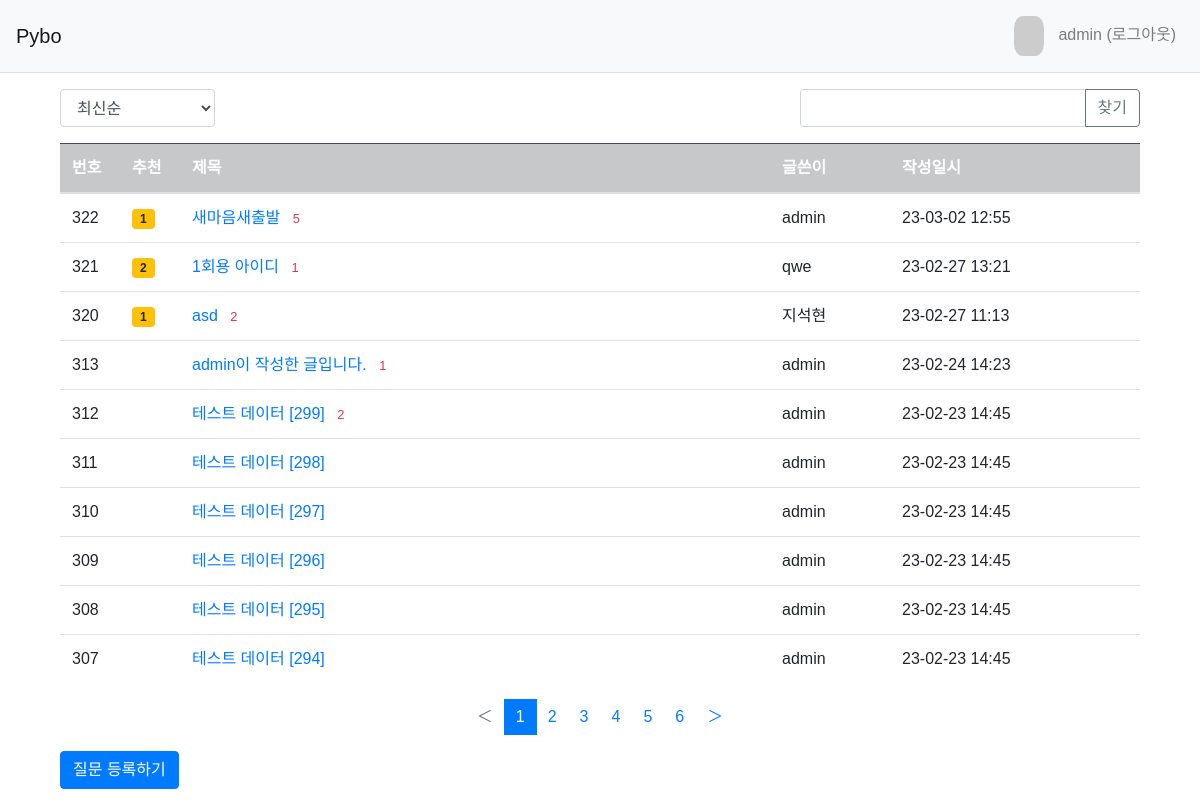
The app's page /pybo/ (signed in) with its own data.
### pybo/models.py (models this page shows, shortened)
class Question(models.Model):
    subject = models.CharField('제목', max_length=200, help_text="질문의 제목은 한줄로 작성해라")
    content = models.TextField('내용', help_text="침착하게 내용을 작성하세요")
    create_date = models.DateTimeField('작성일')
    modify_date = models.DateTimeField(null=True, blank=True)
    author = models.ForeignKey(User, on_delete=models.CASCADE, related_name='author_question', null=True)
    voter = models.ManyToManyField(User, related_name='voter_question')

### pybo/views/base_views.py (the view, shortened to what this page needs)
# urls.py: path('', base_views.index, name='index'), # '/' 에 해당되는 path
def index(request):
    page = request.GET.get('page', '1') # 페이지
    kw = request.GET.get('kw', '') # 검색어
    so = request.GET.get('so', 'recent') # 정렬기준
    if so == 'recommend':
        question_list = Question.objects.annotate( #annotate = 동적 추가 속성 정의
        num_voter=Count('voter')).order_by('-num_voter', '-create_date') # 추천이 가장 많은 순
    elif so == 'popular':
        question_list = Question.objects.annotate(
        num_answer=Count('answer')).order_by('-num_answer', '-create_date') # 답변이 가장 많은 순
    else: # recent
        question_list = Question.objects.order_by('-create_date')
    paginator = Paginator(question_list, 10) # 페이지당 글 10개씩 출력
    page_obj = paginator.get_page(page)
    context = {"question_list": page_obj, 'page': page, 'kw': kw, 'so': so}
    return render(request, 'pybo/question_list.html', context)

### templates/pybo/question_list.html (shortened to what this page needs)
{% extends 'base.html' %}
{% load pybo_filter %}
{% block content %}
  <div class="container my-3">
    <div class="row justify-content-between my-3">
      <div class="col-2">
        <select class="form-control so">
          <option value="recent"
            {% if so == 'recent' %}selected="selected"{% endif %}>최신순
          </option>
        </select>
      </div>
      <div class="col-4 input-group">
        <input type="text" class="form-control kw" value="{{ kw|default_if_none:'' }}">
        <div class="input-group-append">
          <button class="btn btn-outline-secondary" type="button" id="btn_search">찾기</button>
      </div>
    </div>
  </div>
    <table class="table">
      <thead>
        <tr class="table-dark">
          <th style="width:60px">번호</th>
          <th style="width:60px">추천</th>
          <th>제목</th>
          <th style="width:120px">글쓴이</th>
          <th style="width:250px">작성일시</th>
        </tr>
      </thead>
      <tbody>
        {% if question_list %}
          {% for question in question_list %}
            <tr>
              <td>
                {{ question.id }}
              </td>
              <td>
                {% if question.voter.all.count > 0 %}
                <span class="badge badge-warning px-2 py-1">
                {{ question.voter.all.count }}</span>
                {% endif %}
              </td>
              <td>
                <a href="{% url 'pybo:detail' question.id %}">
                  {{ question.subject }}
                </a>
                {% if question.answer_set.count > 0 %}
                  <span class="text-danger small ml-2">
                    {{ question.answer_set.count }}
                  </span>
                {% endif %}
              </td>
              <td>
                {{ question.author.username }}
              </td>
              <td>
                {{ question.create_date | date:'y-m-d H:i' }}</td>
            </tr>
          {% endfor %}
        {% else %}
          <tr>
            <td colspan="3">질문이 없습니다</td>
          </tr>
        {% endif %}
      </tbody>
    </table>
    <ul class="pagination justify-content-center">
      {% if question_list.has_previous %}
        <li class="page-item">
          <a href="#" class="page-link" data-page="{{ question_list.previous_page_number }}">
            ＜
          </a>
        </li>
      {% else %}
        <li class="page-item disabled">
          <a class="page-link" tabindex="-1" aria-disabled="true" href="#">
            ＜
          </a>
        </li>
      {% endif %}
      {% for page_number in question_list.paginator.page_range %}
        {% if page_number >= question_list.number|add:-5 and page_number <= question_list.number|add:5 %}
          {% if page_number == question_list.number %}
            <li class="page-item active" aria-current="page">
              <a href="#" class="page-link" data-page="{{ page_number }}" >{{ page_number }}</a>
            </li>
          {% else %}
            <li class="page-item">
              <a href="#" class="page-link" data-page="{{ page_number }}" >{{ page_number }}</a>
            </li>
          {% endif %}
        {% endif %}
      {% endfor %}
      {% if question_list.has_next %}
        <li class="page-item">
          <a href="#" class="page-link" data-page="{{ question_list.next_page_number }}" >
            ＞
          </a>
        </li>
      {% else %}
        <li class="page-item disabled">
          <a class="page-link" tabindex="-1" aria-disabled="true" href="#">
            ＞
          </a>
        </li>
      {% endif %}
    </ul>
    <a href="{% url 'pybo:question_create' %}" class="btn btn-primary">
      질문 등록하기
    </a>
  </div>
{% endblock %}

### templates/navbar.html (shortened to what this page needs)
<nav class="navbar navbar-expand-lg navbar-light bg-light border-bottom">
  <a class="navbar-brand" href="{% url 'pybo:index' %}">Pybo</a>
  <div class="collapse navbar-collapse" id="navbarNav">
    <ul class="navbar-nav ml-auto">
      <li class="nav-item ">
        {% if user.is_authenticated %}
        <a class="nav-link" href="{% url 'common:logout' %}">
          <img class="avarta" src="https://randomuser.me/api/portraits/men/21.jpg"/>
            {{ user.username }} (로그아웃)</a>
        {% endif %}
        </li>
    </ul>
  </div>
</nav>

### static/style.css (style rules this page uses)
* { font-family: 'Noto Sans KR', sans-serif; }
.page-link { border: 0px; }
.avarta { width: 30px; height: 40px; border-radius: 30%; margin-right: 10px; }

### records on screen
Question: id "322", voter.all.count "1", subject "새마음새출발", answer_set.count "5", author.username "admin", create_date "23-03-02 12:55"
Question: id "321", voter.all.count "2", subject "1회용 아이디", answer_set.count "1", author.username "qwe", create_date "23-02-27 13:21"
Question: id "320", voter.all.count "1", subject "asd", answer_set.count "2", author.username "지석현", create_date "23-02-27 11:13"
Question: id "313", subject "admin이 작성한 글입니다.", answer_set.count "1", author.username "admin", create_date "23-02-24 14:23"
Question: id "312", subject "테스트 데이터 [299]", answer_set.count "2", author.username "admin", create_date "23-02-23 14:45"
Question: id "311", subject "테스트 데이터 [298]", author.username "admin", create_date "23-02-23 14:45"
Question: id "310", subject "테스트 데이터 [297]", author.username "admin", create_date "23-02-23 14:45"
Question: id "309", subject "테스트 데이터 [296]", author.username "admin", create_date "23-02-23 14:45"
Question: id "308", subject "테스트 데이터 [295]", author.username "admin", create_date "23-02-23 14:45"
Question: id "307", subject "테스트 데이터 [294]", author.username "admin", create_date "23-02-23 14:45"

### other values on screen
{{ user.username }} "admin"
{{ page_number }} "1"
{{ page_number }} "2" "3" "4" "5" "6"
